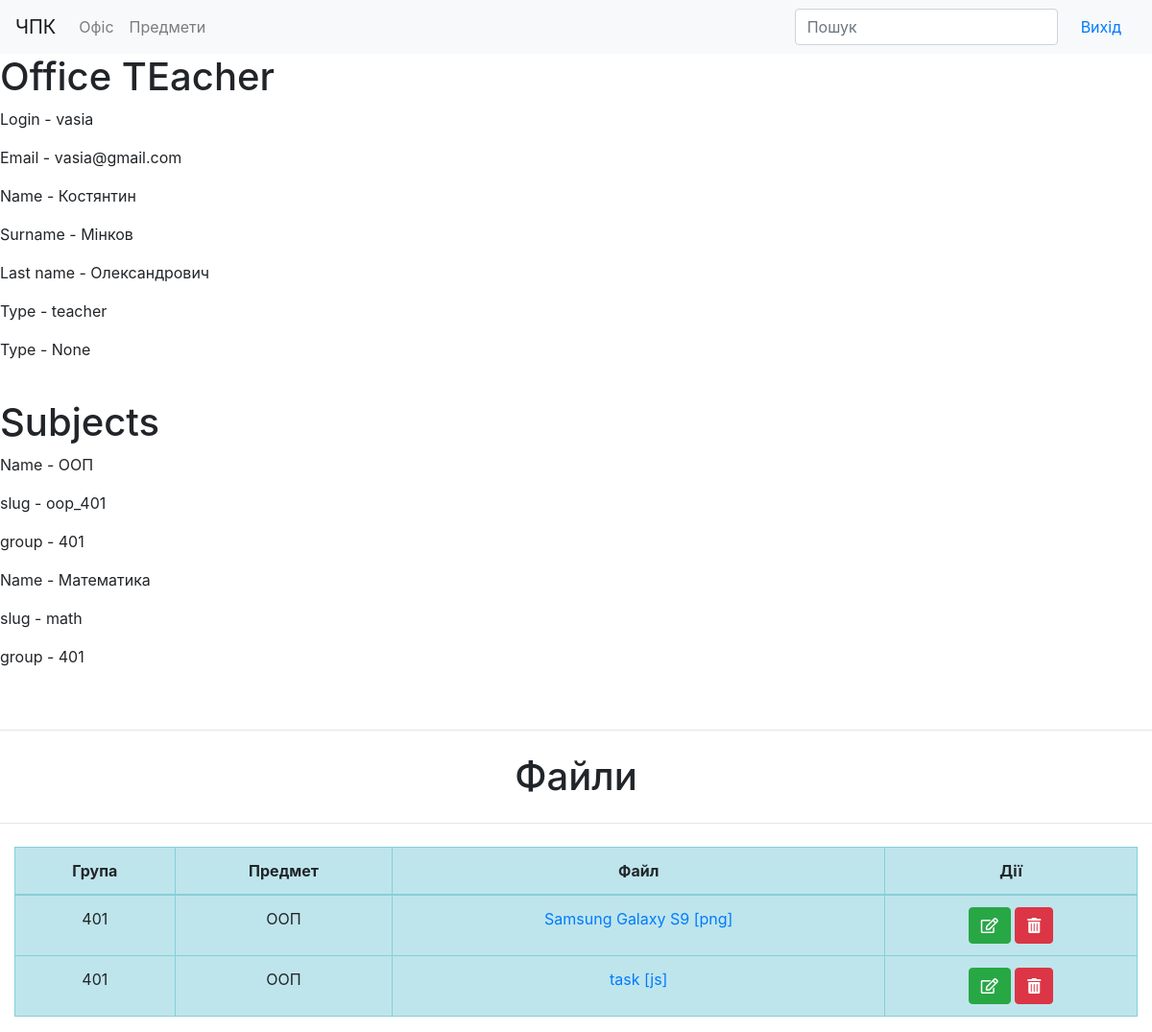
The app's page /office/ (signed in), older data.
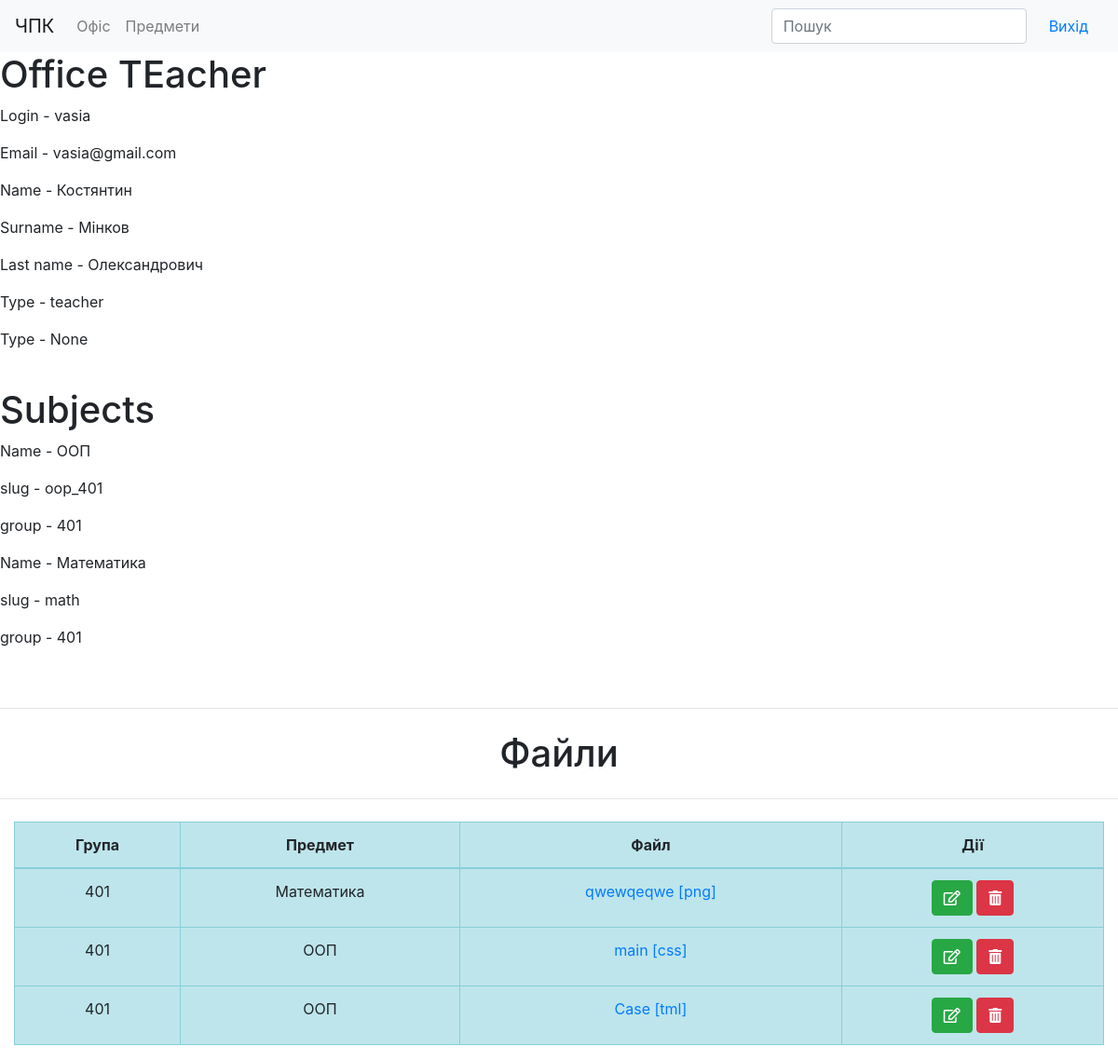
The same page, newer data.
### authorization/models.py (models this page shows, shortened)
class Profile(models.Model):
    user = models.OneToOneField(User, on_delete=models.CASCADE)
    name = models.CharField(max_length=100, blank=True, verbose_name="Ім'я")
    surname = models.CharField(max_length=100, blank=True, verbose_name="Прізвище")
    last_name = models.CharField(max_length=100, blank=True, verbose_name="По батькові")
    TYPE_OF_ACCESS = (
        ("student", 'Студент'),
        ("teacher", 'Викладач'),
    )
    access_profile = models.CharField(max_length=10, blank=True, choices=TYPE_OF_ACCESS)
    birth_date = models.DateField(null=True, blank=True, verbose_name="Дата народження")

### office/models.py (models this page shows, shortened)
class Subject(models.Model):
    name = models.CharField(max_length=120)
    group = models.ForeignKey(Group, on_delete=models.CASCADE)
    slug = models.SlugField(max_length=120)

class Group(models.Model):
    number = models.IntegerField(max_length=4, unique=True)
    slug = models.SlugField(max_length=120)

class Files(models.Model):
    file = models.FileField(upload_to=file_folder)
    title = models.CharField(max_length=120)
    subject = models.ForeignKey(Subject, on_delete=models.CASCADE)
    def get_absolute_url(self):
        return "/media/{}".format(self.file)

### office/views.py (the view)
# urls.py: path("", OfficeIndex.as_view(), name="office_index"),
class OfficeIndex(LoginRequiredMixin, View):
    login_url = '/auth/login/'
    redirect_field_name = ''
    def get(self, request):
        user = get_object_or_404(Profile, user=request.user)
        if user.access_profile == "student":
            return render(request, 'office/student/index_student.html', context={"user": user})
        elif user.access_profile == "teacher":
            teacher = Teacher.objects.get(profile__user=request.user)
            return render(request, 'office/teacher/index_teacher.html', context={
                "user": user,
                "subjects": teacher.subjects,
                "files": teacher.files.all().order_by('subject__group__number', 'subject__name')
            })
        return render(request, 'office/not_access.html', context={})

### templates/office/teacher/index_teacher.html
{% extends 'office/base.html' %}
{% load static %}
{% block content %}
    <h1>Office TEacher</h1>
    <p>Login - {{ user.user.username }}</p>
    <p>Email - {{ user.user.email }}</p>
    <p>Name - {{ user.name }}</p>
    <p>Surname - {{ user.surname }}</p>
    <p>Last name - {{ user.last_name }}</p>
    <p>Type - {{ user.access_profile }}</p>
    <p>Type - {{ user.birth_date }}</p>
    <br>
    <h1>Subjects</h1>
    {% for subject in subjects.all %}
        <p>Name - {{ subject.name }}</p>
        <p>slug - {{ subject.slug }}</p>
        <p>group - {{ subject.group.number }}</p>
    {% endfor %}
    <br>
    {% include 'office/teacher/files.html' %}
{% endblock content %}

### templates/office/base.html (shortened to what this page needs)
{% load static %}
<!DOCTYPE html>
<html lang="en">
<head>
    <link rel="stylesheet" href="{% static 'libs/bootstrap/css/bootstrap.min.css' %}">
    <link rel="stylesheet" href="{% static 'css/components/main.css' %}">
<link rel="stylesheet" href="https://use.fontawesome.com/releases/v5.6.3/css/all.css">
</head>
<body>
{% include 'components/header.html' %}
{% block content %} {% endblock content %}
</body>
</html>

### templates/components/header.html (shortened to what this page needs)
{% load static %}
<header>
    <nav class="navbar navbar-expand-lg navbar-light bg-light">
        <div class="collapse navbar-collapse" id="navbar-header">
            <a class="navbar-brand" href="/">ЧПК</a>
            <ul class="navbar-nav  mr-auto mt-2 mt-lg-0">
                {% if request.user.is_authenticated %}
                    <li class="nav-item">
                        <a class="nav-link" href="/office/">Офіс</a>
                    </li>
                    <li class="nav-item">
                        <a class="nav-link" href="/subject/">Предмети</a>
                    </li>
                {% endif %}
            </ul>
            <form class="form-inline my-2 my-lg-0">
                <input class="form-control mr-sm-2" id="search" type="search" placeholder="Пошук" aria-label="Search">
                {% if request.user.is_authenticated %}
                    <a class="nav-link" href="/auth/logout/">Вихід</a>
                {% else %}
                    <a class="nav-link" href="/auth/register/">Реєстрація</a>
                    <a class="nav-link" href="/auth/login/">Авторизація</a>
                {% endif %}
            </form>
        </div>
    </nav>
</header>

### templates/office/teacher/files.html (shortened to what this page needs)
<hr class="my-4">
    <h1 class="text-center">Файли</h1>
    <hr class="my-4">
    <div class="col-lg-12 col-sm-10 col-xs-3">
        <table class="table text-center table-bordered table-responsive-sm table-responsive-md table-hover table-info">
            <thead>
            <tr>
                <th scope="col">Група</th>
                <th scope="col">Предмет</th>
                <th scope="col">Файл</th>
                <th scope="col">Дії</th>
            </tr>
            </thead>
            <tbody>
            {% for file in files %}
                <tr id="href-{{ file.id }}">
                    <td>{{ file.subject.group.number }}</td>
                    <td>{{ file.subject.name }}</td>
                    <td><a href="{{ file.get_absolute_url }}" download>{{ file.title }}
                        [{{ file.file |make_list|slice:"-3:"|join:""|slugify }}]</a></td>
                    <td>
                        <button type="button"
                                data-id="{{ file.id }}"
                                data-title="{{ file.title }}"
                                data-path="{{ file.get_absolute_url }}"
                                data-subject-name="{{ file.subject.name }}"
                                data-group-number="{{ file.subject.group.number }}"
                                class="btn btn-success change-files"
                                data-toggle="modal"
                                data-target="#exampleModalLong">
                            <i class="far fa-edit"></i>
                        </button>
                        <button type="button"
                                data-id="{{ file.id }}"
                                data-title="{{ file.title }}"
                                data-path="{{ file.get_absolute_url }}"
                                class="btn btn-danger delete-files"
                                data-toggle="modal"
                                data-target="#delete">
                            <i class="fas fa-trash-alt"></i>
                        </button>
                    </td>
                </tr>
            {% endfor %}
            </tbody>
        </table>
    </div>

Row changes from the older to the newer data that the page shows:
removed Files: subject.group.number "401", subject.name "ООП", title "Samsung Galaxy S9", file|make_list "png"
removed Files: subject.group.number "401", subject.name "ООП", title "task", file|make_list "js"
added Files: subject.group.number "401", subject.name "Математика", title "qwewqeqwe", file|make_list "png"
added Files: subject.group.number "401", subject.name "ООП", title "main", file|make_list "css"
added Files: subject.group.number "401", subject.name "ООП", title "Case", file|make_list "tml"
